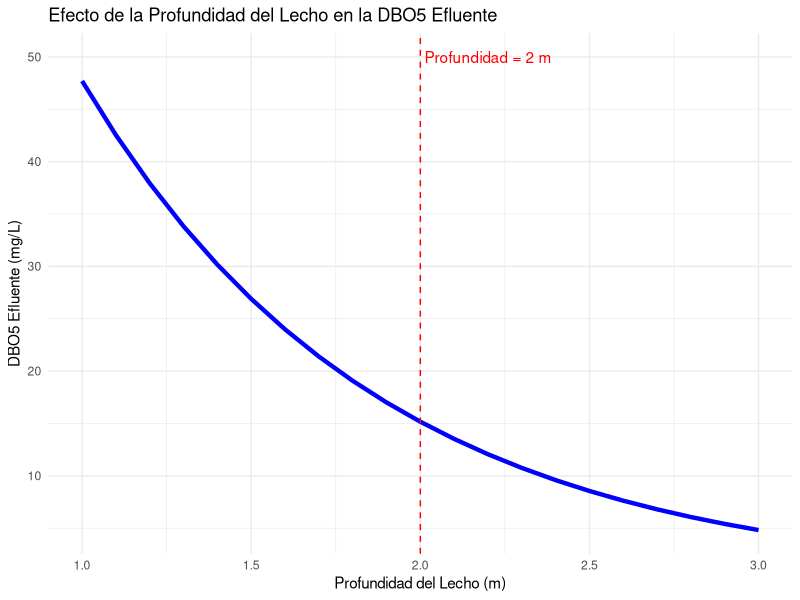
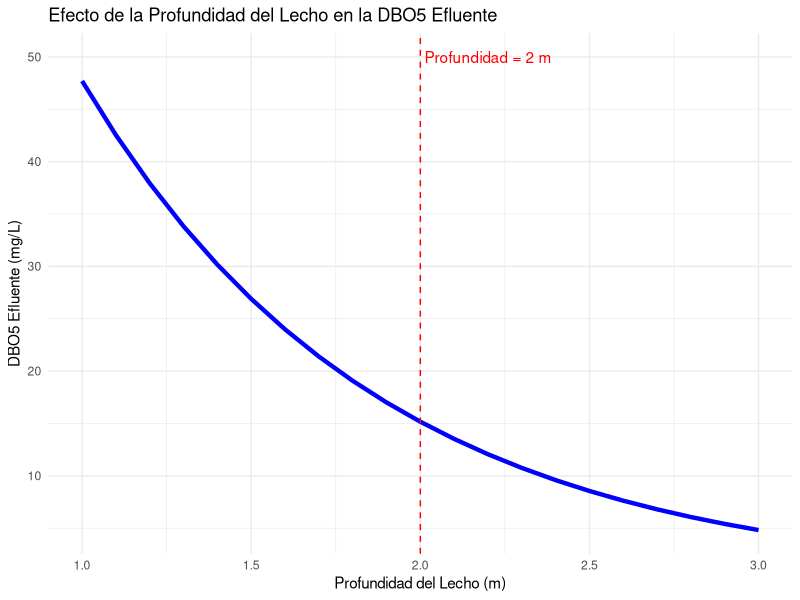

Write the R code that produced these figures, in order.
# ==========================================================================
# Cálculo de DBO5 en efluente usando modelo Schulze
# ==========================================================================
# Autor: Dr. José Juan Torres Martínez
# Docente de Ciencias Químicas
# Universidad Autónoma de San Luis Potosí (UASLP)
# México
#
# Material académico para estudiantes
#
# Descripción: Determinar la eficiencia de un filtro percolador de baja carga
# ==========================================================================


# DATOS DE ENTRADA
# -----------------------------------------------------------
Diametro <- 30            # Diámetro del filtro (m)
Profundidad <- 2.0        # Profundidad del lecho (m)
Q <- 2000                 # Caudal (m³/día)
S0 <- 150                 # DBO5 influente (mg/L)
K <- 2.3                  # Constante de velocidad [(m/d)^0.67/m]
n <- 0.67                 # Coeficiente de la ecuación

# -----------------------------------------------------------
# CÁLCULOS PRINCIPALES
# -----------------------------------------------------------

# 1. Cálculo del área superficial
Area <- (pi/4) * Diametro^2  # m²

# 2. Cálculo de la carga hidráulica (Lh)
Lh <- Q / Area  # m³/(m²·día)

# 3. Aplicación del modelo Schulze (Ecuación 7.8)
Se <- S0 * exp(-K * Profundidad / (Lh^n))  # mg/L

# -----------------------------------------------------------
# PRESENTACIÓN DE RESULTADOS
# -----------------------------------------------------------
cat("\n----------------------------------------\n")
cat(" FILTRO PERCOLADOR (SCHULZE)\n")
cat("----------------------------------------\n")

cat("\n1. PARÁMETROS GEOMÉTRICOS:\n")
cat(" - Diámetro del filtro:", Diametro, "m\n")
cat(" - Profundidad del lecho:", Profundidad, "m\n")
cat(" - Área superficial:", round(Area, 0), "m²\n")

cat("\n2. PARÁMETROS HIDRÁULICOS:\n")
cat(" - Caudal (Q):", Q, "m³/día\n")
cat(" - Carga hidráulica (Lh):", round(Lh, 2), "m³/(m²·día)\n")

cat("\n3. RESULTADOS DE TRATAMIENTO:\n")
cat(" - DBO5 influente (S0):", S0, "mg/L\n")
cat(" - DBO5 efluente (Se):", round(Se, 1), "mg/L\n")
cat(" - Eficiencia de remoción:", round((1 - Se/S0)*100, 1), "%\n")

# -----------------------------------------------------------
# ANÁLISIS DE SENSIBILIDAD
# -----------------------------------------------------------
library(ggplot2)

# Variar la profundidad del lecho
prof_range <- seq(1, 3, by = 0.1)
Se_range <- S0 * exp(-K * prof_range / (Lh^n))

df <- data.frame(Profundidad = prof_range, DBO5_efluente = Se_range)

g <- ggplot(df, aes(x = Profundidad, y = DBO5_efluente)) +
  geom_line(color = "blue", linewidth = 1.5) +
  geom_vline(xintercept = Profundidad, linetype = "dashed", color = "red") +
  annotate("text", x = Profundidad + 0.2, y = 50, 
           label = paste("Profundidad =", Profundidad, "m"), color = "red") +
  labs(title = "Efecto de la Profundidad del Lecho en la DBO5 Efluente",
       x = "Profundidad del Lecho (m)",
       y = "DBO5 Efluente (mg/L)") +
  theme_minimal()

print(g)
ggsave("problema_24_profundidad.png", plot = g, width = 8, height = 5, dpi = 300)

# --------------------------------------------------------------------------
# Interpretación: Efecto de la Profundidad del Lecho en la DBO5 Efluente
# --------------------------------------------------------------------------
# - Eje X: la profundidad del lecho filtrante en m (metros), de 1 a 3 m. La línea roja discontinua marca la profundidad de diseño, 2.0 m.
# - Eje Y: la DBO5 del efluente (Se) en mg/L (miligramos por litro). Es la materia orgánica que queda en el agua después de pasar por el filtro.
# - Lo que se aprecia: la curva baja de forma pronunciada al aumentar la profundidad y luego se aplana: con la profundidad de diseño de 2.0 m la DBO5 efluente es de unos 15.2 mg/L, frente a 150 mg/L de entrada.
# - Qué significa: un lecho más profundo limpia más el agua, pero con rendimientos decrecientes: pasar de 2 a 3 m de profundidad baja poco la DBO5 efluente, así que la profundidad de diseño equilibra eficiencia y coste de construcción.

# --------------------------------------------------------------------------
# Qué aprendimos
# --------------------------------------------------------------------------
# - En el modelo de Schulze, la DBO5 efluente baja de forma exponencial al aumentar la profundidad del lecho.
# - La carga hidráulica (Lh) se expresa en m³/(m²·día) y resume cuánto caudal recibe cada metro cuadrado de filtro.
# - Con la profundidad de diseño (2.0 m) el filtro logra una remoción cercana al 90 %, de 150 a unos 15 mg/L.
